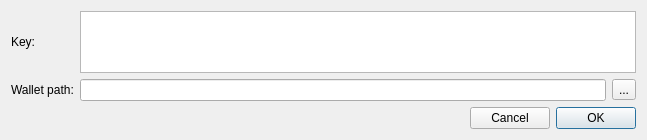
<?xml version="1.0" encoding="UTF-8"?>
<ui version="4.0">
  <class>ImportKeyDialog</class>
  <widget class="QDialog" name="ImportKeyDialog">
    <property name="geometry">
      <rect>
        <x>0</x>
        <y>0</y>
        <width>647</width>
        <height>140</height>
      </rect>
    </property>
    <property name="minimumSize">
      <size>
        <width>0</width>
        <height>130</height>
      </size>
    </property>
    <property name="windowTitle">
      <string>Import private key</string>
    </property>
    <layout class="QVBoxLayout" name="verticalLayout">
      <item>
        <layout class="QGridLayout" name="gridLayout">
          <item row="0" column="0">
            <widget class="QLabel" name="label">
              <property name="text">
                <string>Key:</string>
              </property>
            </widget>
          </item>
          <item row="2" column="2">
            <widget class="QToolButton" name="m_selectPathButton">
              <property name="text">
                <string>...</string>
              </property>
            </widget>
          </item>
          <item row="2" column="0">
            <widget class="QLabel" name="label_2">
              <property name="text">
                <string>Wallet path:</string>
              </property>
            </widget>
          </item>
          <item row="2" column="1">
            <widget class="QLineEdit" name="m_pathEdit"/>
          </item>
          <item row="0" column="1" colspan="2">
            <widget class="QTextEdit" name="m_keyEdit">
              <property name="readOnly">
                <bool>false</bool>
              </property>
            </widget>
          </item>
        </layout>
      </item>
      <item>
        <spacer name="verticalSpacer">
          <property name="orientation">
            <enum>Qt::Vertical</enum>
          </property>
          <property name="sizeHint" stdset="0">
            <size>
              <width>20</width>
              <height>2</height>
            </size>
          </property>
        </spacer>
      </item>
      <item>
        <layout class="QHBoxLayout" name="horizontalLayout">
          <item>
            <spacer name="horizontalSpacer">
              <property name="orientation">
                <enum>Qt::Horizontal</enum>
              </property>
              <property name="sizeHint" stdset="0">
                <size>
                  <width>40</width>
                  <height>20</height>
                </size>
              </property>
            </spacer>
          </item>
          <item>
            <widget class="QPushButton" name="m_cancelButton">
              <property name="text">
                <string>Cancel</string>
              </property>
              <property name="autoDefault">
                <bool>false</bool>
              </property>
            </widget>
          </item>
          <item>
            <widget class="QPushButton" name="m_okButton">
              <property name="text">
                <string>OK</string>
              </property>
              <property name="autoDefault">
                <bool>false</bool>
              </property>
              <property name="default">
                <bool>true</bool>
              </property>
            </widget>
          </item>
        </layout>
      </item>
    </layout>
  </widget>
  <resources/>
  <connections>
    <connection>
      <sender>m_selectPathButton</sender>
      <signal>clicked()</signal>
      <receiver>ImportKeyDialog</receiver>
      <slot>selectPathClicked()</slot>
      <hints>
        <hint type="sourcelabel">
          <x>620</x>
          <y>54</y>
        </hint>
        <hint type="destinationlabel">
          <x>323</x>
          <y>65</y>
        </hint>
      </hints>
    </connection>
    <connection>
      <sender>m_okButton</sender>
      <signal>clicked()</signal>
      <receiver>ImportKeyDialog</receiver>
      <slot>accept()</slot>
      <hints>
        <hint type="sourcelabel">
          <x>594</x>
          <y>102</y>
        </hint>
        <hint type="destinationlabel">
          <x>323</x>
          <y>65</y>
        </hint>
      </hints>
    </connection>
    <connection>
      <sender>m_cancelButton</sender>
      <signal>clicked()</signal>
      <receiver>ImportKeyDialog</receiver>
      <slot>reject()</slot>
      <hints>
        <hint type="sourcelabel">
          <x>511</x>
          <y>102</y>
        </hint>
        <hint type="destinationlabel">
          <x>323</x>
          <y>65</y>
        </hint>
      </hints>
    </connection>
  </connections>
  <slots>
    <slot>selectPathClicked()</slot>
  </slots>
</ui>
